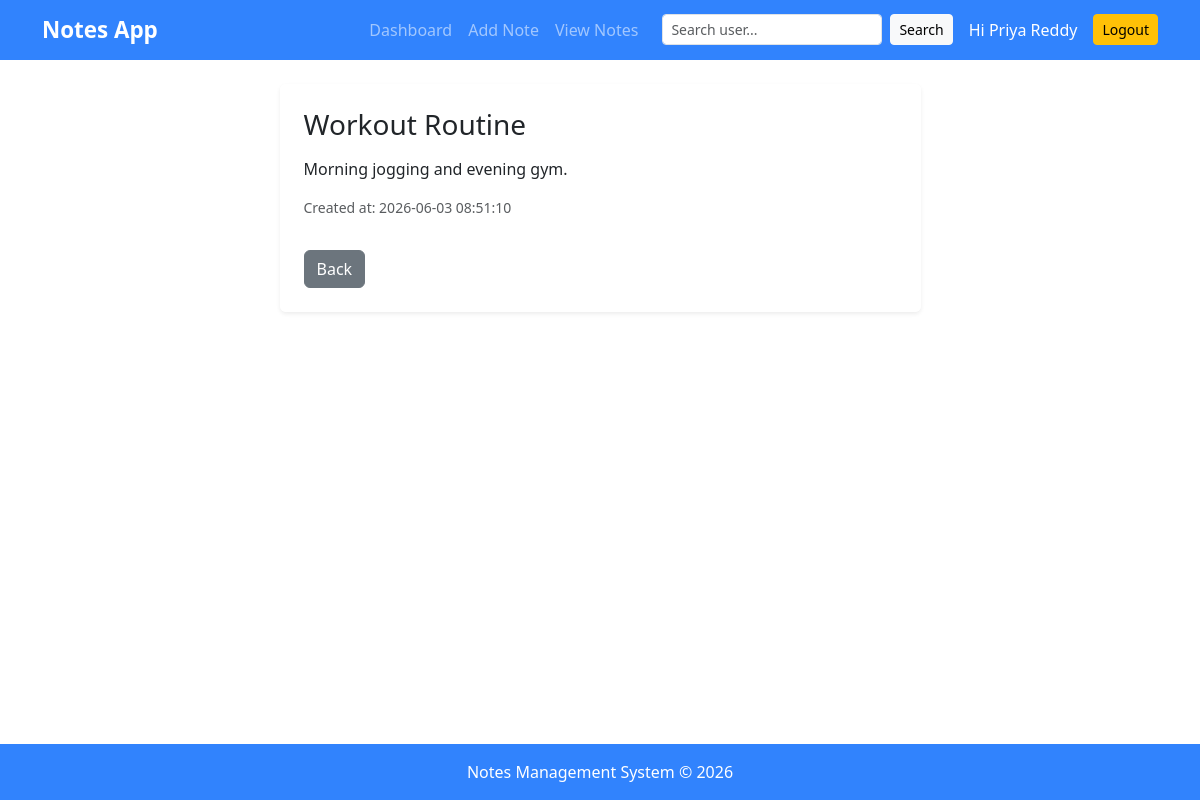
Screenshot of /viewnote/6 (signed in) with the database file from the repository.
### tables this page shows
CREATE TABLE notes(
    id INTEGER PRIMARY KEY AUTOINCREMENT,
    title TEXT NOT NULL,
    content TEXT NOT NULL,
    user_id INTEGER, created_at TEXT,
    FOREIGN KEY(user_id) REFERENCES users(id)
);

### app.py (the view)
@app.route('/viewnote/<int:note_id>')
@login_required
def viewnote(note_id):
    conn = get_db_connection()
    cur = conn.cursor()
    cur.execute("SELECT * FROM notes WHERE id=? AND user_id=?", (note_id, session['user_id']))
    note = cur.fetchone()
    cur.close()
    conn.close()
    if not note:
        flash('Note not found or access denied', 'danger')
        return redirect(url_for('viewnotes'))
    return render_template('singlenote.html', note=note)

### app.py (called while the page is built)
def get_db_connection():
    conn = sqlite3.connect("notes.db")
    conn.row_factory = sqlite3.Row
    return conn

def login_required(f):
    @wraps(f)
    def wrapper(*args, **kwargs):
        if 'user_id' not in session:
            return redirect(url_for('login'))
        return f(*args, **kwargs)
    return wrapper

### Templates/singlenote.html (shortened to what this page needs)
{% extends 'base.html' %}
{% block content %}
<div class="row justify-content-center">
  <div class="col-md-8 col-lg-7">
    <div class="card shadow-sm">
      <div class="card-body p-4">
        <h3>{{ note.title }}</h3>
        <p class="mt-3">{{ note.content }}</p>
        <p class="text-muted small">Created at: {{ note.created_at }}</p>
        <a class="btn btn-secondary mt-3" href="{{ url_for('viewnotes') }}">Back</a>
      </div>
    </div>
  </div>
</div>
{% endblock %}

### rows the page displays
notes: title "Workout Routine", content "Morning jogging and evening gym.", created_at "2026-06-03 08:51:10"

### other values shown
{{ session.get('username') }} "Priya Reddy"
